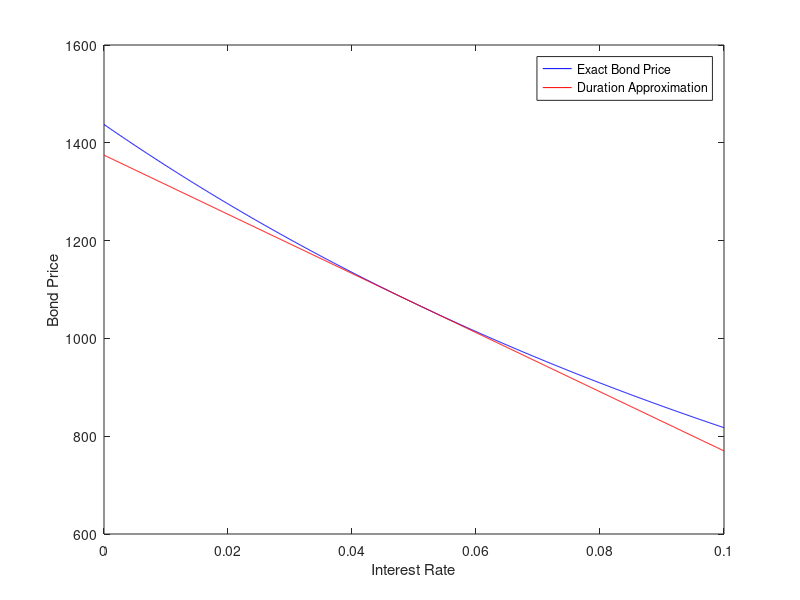
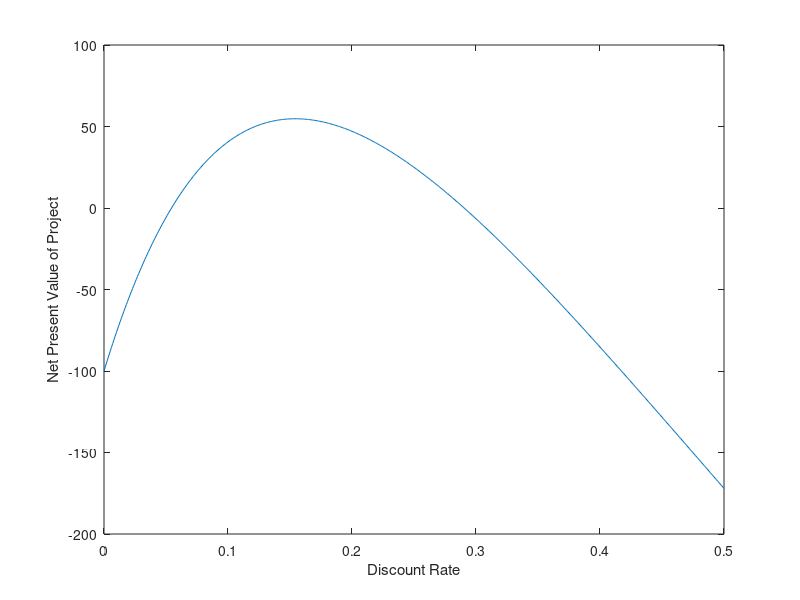

The MATLAB script that drew these images, in order: (Note: this script raises an error after producing the figures.)
%% 1) Present Value %%%%%%%%%%%%%%%%%%%%%%%%%%%%%%%%%
%%% a) NPV
C = [-1600 1500 1000 1500 -2000 -500];
r = 0.04;
T = 5;
t = (0:T);          % start at zero until T
d = (1+r).^(-t);

NPV = d*C';


%%% b) NPV with R vector & plot
Rvector = (0:0.001:0.5);
NPVs = zeros(1,length(Rvector));

DF = (1 + Rvector' * ones(1, length(t))).^(-t);
NPVs = DF * C';

plot(Rvector, NPVs), xlabel('Discount Rate'), ylabel('Net Present Value of Project')


%% 2) Bond Pricing and Duration %%%%%%%%%%%%%%%%%%%%%%%%%%%%%%%%%
%%% a) Bond Price
F = 1000;
c = 0.0625;     % annual interest
r = 0.05;
T = 7;
t = (1:T);

df = (1+r).^(-t);

cf = ones(1,length(t))*(c*F);
cf(end) = cf(end)+F; 

P = df*cf';


%%% b) Bond Duration
D = 1/P * (t.*df*cf');


%%% c) Bond price approximation with duration
delta_R = 0.005;
P_new = P*(1 - D*delta_R/(1+r));


%%% d) Plot exact and approximated price
R_vector = (0:0.0001:0.1);

P_exact = zeros(1,length(R_vector));
P_approx = zeros(1,length(R_vector));

% P_exact
cf_exact = ones(1,length(t))*(c*F);
cf_exact(end) = cf_exact(end)+F; 

df_exact = (1+ R_vector'*ones(1, length(t))).^(-t);
P_exact = (df_exact*cf_exact')';

% P_approx
P_approx = P * (1 - D*(R_vector - r)/(1 + r));

% Plot
figure
plot(R_vector, P_exact, 'b-', R_vector, P_approx, 'r-'),
    xlabel('Interest Rate'), ylabel('Bond Price'), 
    legend('Exact Bond Price', 'Duration Approximation')
    
saveas(gcf,'Bond_Price.png')



%% 3) Portfolio Theory %%%%%%%%%%%%%%%%%%%%%%%%%%%%%%%%%
Rf = 0.01;
mu = [0.05; 0.08; 0.1];         % vertical
sigma = [0.1; 0.2; 0.15];
rho = [1 0.3 0.4; 0.3 1 0.5; 0.4 0.5 1];    % correl matrix

Sigma = rho .* (sigma * sigma')             % variance-covariance matrix
SigmaInv = inv(Sigma);

nAssets = length(mu);
avgRho = 2 * sum(sum(triu(rho, 1))) / (nAssets * (nAssets  - 1));

% a) Tangency portfolio
w_t = SigmaInv*(mu-Rf);
w_t = w_t / sum(w_t);                       % standardize weights
[mu_t, sigma_t, SR_t] = computeMuSigmaSR(w_t, mu, Sigma, Rf)
%SR_t2 = sqrt((mu - Rf)' * SigmaInv * (mu - Rf))


% b) Risky-asset-only global minimum variance portfolio
w_g = SigmaInv * ones(nAssets, 1) / sum(sum(SigmaInv))
[mu_g, sigma_g, SR_g] = computeMuSigmaSR(w_g, mu, Sigma, Rf)
%SR_g2 = (ones(1, nAssets) * SigmaInv * (mu - Rf)) / sqrt(sum(sum(SigmaInv)))


% c) Risk-parity portfolio
w_rp = 1 ./ sigma;
w_rp = w_rp / sum(w_rp)
[mu_rp, sigma_rp, SR_rp] = computeMuSigmaSR(w_rp, mu, Sigma, Rf)
%scalingFactor = sqrt(nAssets / (1 + (nAssets - 1) * avgRho));
%SR_rp2 = scalingFactor * mean((mu - Rf) ./ sigma)


% d) Equally weighted portfolio
w_ew = ones(nAssets, 1) / nAssets
[mu_ew, sigma_ew, SR_ew] = computeMuSigmaSR(w_ew, mu, Sigma, Rf)
%SR_ew2 = (mean(mu) - Rf) / sqrt(mean(mean(Sigma)))
% The next line is the formulation with average variances and covariances, but too messy
%SR_ew3 = (mean(mu) - Rf) / sqrt(mean(diag(Sigma)) / nAssets +  2 * sum(sum(triu(Sigma, 1))) / (nAssets^2))
% The next line is the approximation with average correlation; not perfect but pretty close
%SR_ew4 = scalingFactor * (mean(mu) - Rf) / sqrt(mean(diag(Sigma)))



%% 4) Bootstrap %%%%%%%%%%%%%%%%%%%%%%%%%%%%%%%%%  
% WHEN: # bond prices = # interest rates
t = (1 : 4)';
rates = zeros(length(t),1)
coupons = [50 50 1050 0; 60 1060 0 0; 70 70 1070 0; 80 80 80 1080];
prices = [1041.2 1070 1098 1137]';

discountfactor = inv(coupons) * prices
rates = discountfactor.^(-1./t) - 1



%% 5) Regression %%%%%%%%%%%%%%%%%%%%%%%%%%%%%%%%%  
% WHEN: # bond prices > # interest rates
t = (1 : 4)';
rates = zeros(length(t),1)
coupons = [50 50 1050 0; 60 1060 0 0; 70 70 1070 0; 80 80 80 1080];
prices = [1041.2 1070 1098 1137]';

AdditionalCoupons = [55 55 1055 0; 
                    65 1065 0 0; 
                    75 75 1075 0; 
                    85 85 85 1085];
C_Q5 = [coupons; AdditionalCoupons];
AdditionalPrices = [1058; 1088; 1112; 1153];
Prices_Q5 = [prices; AdditionalPrices];

discountfactor_Q5 = inv(C_Q5' * C_Q5) * C_Q5' * Prices_Q5  
R_Q5 = discountfactor_Q5.^(-1./t) - 1



%% 6) Simulation %%%%%%%%%%%%%%%%%%%%%%%%%%%%%%%%% 
n = 100000;
X = zeros(n, 1);
Y = zeros(n, 1);

% a) Mean and Variance of the two Vectors
X = rand(n, 1);
averageX = mean(X)
varianceX = var(X)
Y = rand(n, 1);
averageY = mean(Y)
varianceY = var(Y)

% b) Estimating Pi
Z = X.^2 + Y.^2;
inUnitCircle = (Z < 1);
PiEstimate = 4 * mean(inUnitCircle)



%% 7) Simulation of Security Prices %%%%%%%%%%%%%%%%%%%%%%%%%%%%%%%%% 
up = 1.2;
down = 0.9;
p_up = 0.7;
p_down = 0.3;

InitialPrice = 1;
StrikePrice = 1.1;

n_periods = 10;
n_paths = 100000;

%%% Slow Alternative
% Generate the stock price series
tic
stockPrice = InitialPrice * ones(n_paths, 1);

% First loop: Go through all simulation runs
for m = 1 : n_paths        
    % Second loop: Go through all periods
    for n = 1 : n_periods          
        rn = rand;          % uniform distribution in the interval (0,1)                    
        if (rn < p_up)      % With 70% chance, price goes up
            stockPrice(m) = stockPrice(m) * up;
        else
            stockPrice(m) = stockPrice(m) * down;
        end
    end
end
toc


%%% Fast Alternative
% draw all random numbers for one period at once
tic
stockPrice = InitialPrice * ones(n_paths, 1);
for n = 1 : n_periods
    isUp = (rand(n_paths, 1) < p_up);
    % Fast alternative to stockPrice = stockPrice .* (isUp * u + (1 - isUp) * d)
    stockPrice = stockPrice .* (isUp * (up - down) + down); 
end
toc


% a) Price of the security
avgPrice = mean(stockPrice)
varPrice = var(stockPrice)

% b) Option price
optionPrice = max(stockPrice - StrikePrice, 0);
avgOptionPrice = mean(optionPrice)
varOptionPrice = var(optionPrice)








